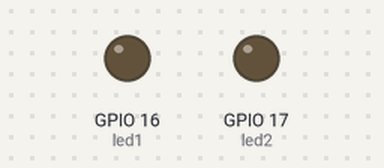
This sketch was run on a simulated ESP32. Shown: output pins drawn as LEDs (lit = HIGH). What the sketch prints to the serial monitor is not drawn.

Above: at 0.8 s.
At 1.85 s:
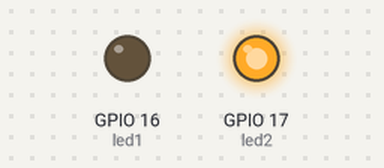
At 2.7 s:
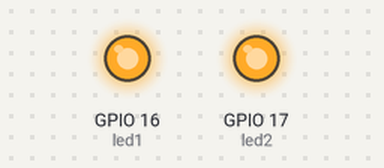
At 3.7 s:
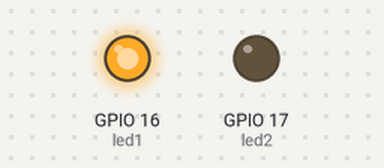
Timing chart, 0 to 5.2 s (numbered marks = the images above):
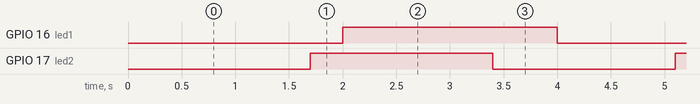

Measured:
- by itself, GPIO 16 (led1): alternates HIGH for 2.0 s and LOW for 2.0 s
- by itself, GPIO 17 (led2): alternates HIGH for 1.7 s and LOW for 1.7 s

The sketch:

TASK3.ino
```cpp
/*
TASK NO.3 -
Write a code to blink 2 LED's at 2 seconds and 1.7 seconds respectively.
(do not use delay()  function in code).

Written by : Dhiraj Zen B K

In this task I have used Alarm Generation of timer0 and timer1 of ESP32
to make led1 and led 2 blink at a rate of 2s and 1.7s respectively.

*/

hw_timer_t *timer0 = NULL;
hw_timer_t *timer1 = NULL;

const uint8_t led1 = 16;
const uint8_t led2 = 17;

volatile uint8_t led1State = 0;
volatile uint8_t led2State = 0;

//ISR for timer 0
void IRAM_ATTR onTimer0(){

  led1State = 1 - led1State;
  digitalWrite(led1, led1State);
  // Serial.print("ISR for led1, time: ");
  // Serial.println(millis());

}

//ISR for timer 1
void IRAM_ATTR onTimer1(){

  led2State = 1 - led2State;
  digitalWrite(led2, led2State);
  // Serial.print("ISR for led2, time: ");
  // Serial.println(millis());

}

void setup() {

  Serial.begin(9600);
  pinMode(led1, OUTPUT);
  pinMode(led2, OUTPUT);
  digitalWrite(led1, 0);
  digitalWrite(led2, 0);

  timer0 = timerBegin(0, 80, true); // T0 CLK time period changed from 12.5ns -> 12.5ns * 80 = 1000us
  timerAttachInterrupt(timer0, &onTimer0, true);// Assigning ISR for T0 interrupt
  timerAlarmWrite(timer0, 2000000, true);// Generate interrupt every 2000000*1000us = 2s and autoreload timer
  Serial.println("Timer 0 configured.");

  timer1 = timerBegin(1, 80, true);// T1 CLK time period changed from 12.5ns -> 12.5ns * 80 = 1000us
  timerAttachInterrupt(timer1, &onTimer1, true);// Assigning ISR for T1 interrupt
  timerAlarmWrite(timer1, 1700000, true);// Generate interrupt every 1700000*1000us = 1.7s and autoreload timer
  Serial.println("Timer 1 configured.");

  timerAlarmEnable(timer0);
  timerAlarmEnable(timer1);

}

void loop(){}
```
